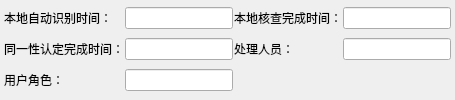
          <widget class="QWidget" name="tab_4">
           <attribute name="title">
            <string>信息日志</string>
           </attribute>
           <layout class="QGridLayout" name="gridLayout">
            <property name="leftMargin">
             <number>4</number>
            </property>
            <property name="topMargin">
             <number>4</number>
            </property>
            <property name="rightMargin">
             <number>4</number>
            </property>
            <property name="bottomMargin">
             <number>4</number>
            </property>
            <property name="horizontalSpacing">
             <number>1</number>
            </property>
            <item row="0" column="0">
             <widget class="QLabel" name="label_4">
              <property name="text">
               <string>本地自动识别时间：</string>
              </property>
             </widget>
            </item>
            <item row="0" column="1">
             <widget class="QLineEdit" name="lineEdit"/>
            </item>
            <item row="0" column="2">
             <widget class="QLabel" name="label_7">
              <property name="text">
               <string>本地核查完成时间：</string>
              </property>
             </widget>
            </item>
            <item row="0" column="3">
             <widget class="QLineEdit" name="lineEdit_4"/>
            </item>
            <item row="1" column="0">
             <widget class="QLabel" name="label_5">
              <property name="text">
               <string>同一性认定完成时间：</string>
              </property>
             </widget>
            </item>
            <item row="1" column="1">
             <widget class="QLineEdit" name="lineEdit_2"/>
            </item>
            <item row="1" column="2">
             <widget class="QLabel" name="label_8">
              <property name="text">
               <string>处理人员：</string>
              </property>
             </widget>
            </item>
            <item row="1" column="3">
             <widget class="QLineEdit" name="lineEdit_5"/>
            </item>
            <item row="2" column="0">
             <widget class="QLabel" name="label_6">
              <property name="text">
               <string>用户角色：</string>
              </property>
             </widget>
            </item>
            <item row="2" column="1">
             <widget class="QLineEdit" name="lineEdit_3"/>
            </item>
           </layout>
          </widget>
